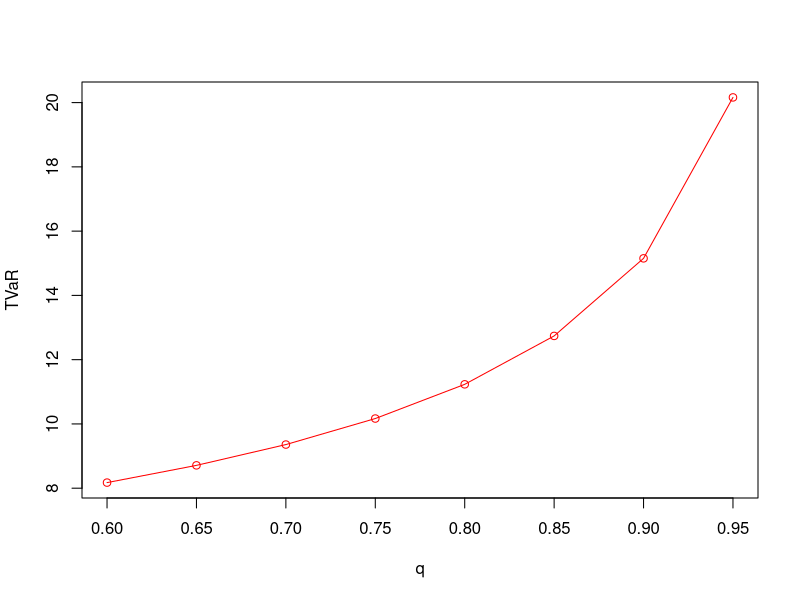

Recreate this plot in R.


w <- function(x, a , k){
  1-exp(-(x/k)^(a))
}

cdf <- function(x, alpha,lambda, m, a, k){
  1-(1+x*(w(x,a, k)+m)/lambda)^(-alpha)
}


f <- function(x, alpha,lambda, m,a,k){
  (alpha/lambda)*(w(x,a,k)+m+x*(a/k)*((x/k)^(a-1))*(exp(-(x/k)^(a))))*(1+x*((w(x,a, k)+m)/lambda))^(-alpha-1)
}



# Générer des données
set.seed(123)  # Pour la reproductibilité
n <- 1000  # Nombre d'observations

alpha <- 3.59
lambda <- 9.18
k <- 4.25
m <- 0
a <-1.46
# Faire varier q de 0.60 à 0.95
q <- seq(0.6, 0.95, by = 0.05)
TVAR <-  matrix(NA, nrow = 1, ncol = length(q));

for (i in 1) {
  for (j in 1:length(q)) {
    qlmax_weibull  <- function(q, alpha, lambda, m, a, k) {
      cdf_value <- function(x) {
        cdf(x, alpha, lambda, m, a, k)
      }

      lower <- 0
      upper <- 100

      result <- optimize(function(x) abs(cdf_value(x) - q), interval = c(lower, upper))$minimum

      return(result)
    }
    VAR <- qlmax_weibull(q[j],alpha[i], lambda[i], m[i], a[i], k[i])
    M = function (x){
      x*f(x, alpha[i], lambda[i], m[i], a[i], k[i])
    }
    integrale <- integrate(M, VAR, Inf)
    TVAR[i,j] <- integrale$value/(1-q[j])
  }
}
colors <- rainbow(4)

# Tracer la première ligne avec 'plot()'
plot(q, TVAR[1, ], type = "o", col = colors[1], ylim = range(TVAR), xlab = "q", ylab = "TVaR")
